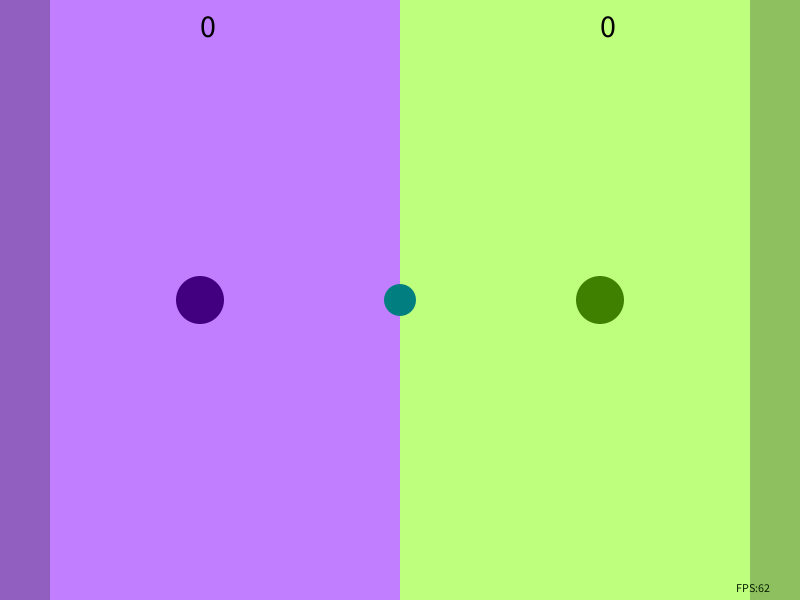
Frame 1 (no input)
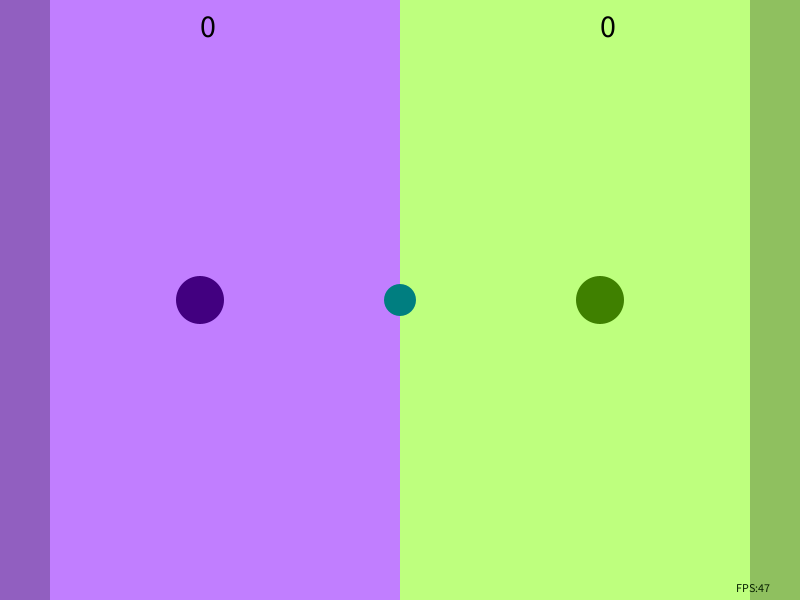
Frame 60 (the mouse pressed at the canvas centre just before this capture)
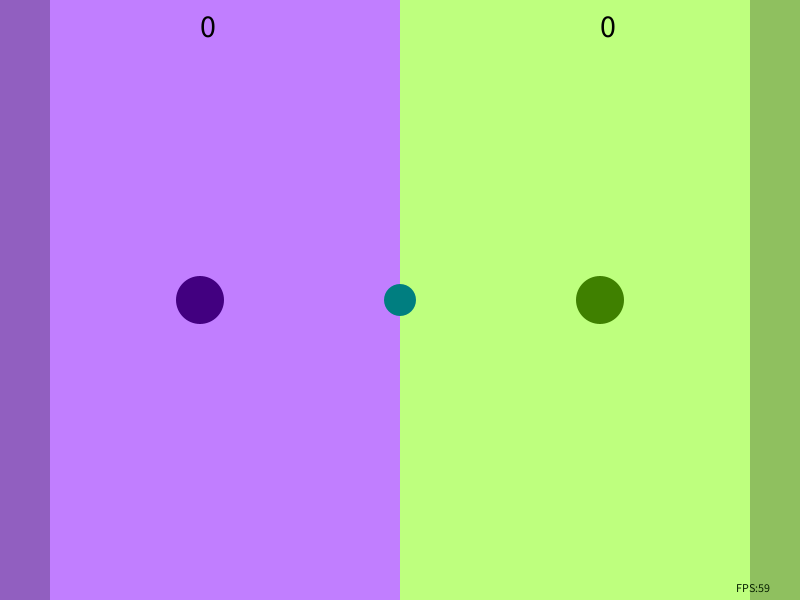
Frame 120 (the mouse held since frame 60 and released just before this capture)

The Processing sketch that drew these frames (run headless with seeded random() and noise(); from frame 60 on, the mouse is pressed at the canvas centre):

// Processing sketch: processing_133422
// ── processing_133422.pde

// Active key detection
// Allows smoother controls
boolean keyup = false;
boolean keyright = false;
boolean keyleft = false;
boolean keydown = false;

boolean keyw = false;
boolean keyd = false;
boolean keya = false;
boolean keys = false;

// Global game controllers
final float gVel     = .2;
final float gVelFric = .99;
final float gElas    = 1;

// Balls
Ball player1;
Ball player2;
Ball puck;

// Score
int score1, score2;

void setup() {
  size(800, 600);
  frameRate(60);
  colorMode(HSB);

  // Constructs balls
  player1 = new Ball(new PVector(width*3/4, height/2), 
  new PVector(width*3/4, height/2), 
  64, 24);
  player2 = new Ball(new PVector(width/4, height/2), 
  new PVector(width/4, height/2), 
  192, 24);
  puck = new Ball(new PVector(width/2, height/2), 
  new PVector(width/2, height/2), 
  128, 16);                   

  score1 = 0;
  score2 = 0;
}

void draw() {
  background(128);

  noStroke();
  fill(192, 128, 255);
  rect(0, 0, width/2, height);
  fill(64, 128, 255);
  rect(width/2, 0, width, height);


  fill(192, 128, 192);
  rect(0, 0, width/16, height);
  fill(64, 128, 192);
  rect(width*15/16, 0, width, height);
  
  if (puck.pos.x < width/16) {
    score2++;
    reset(-1);
  }
  if (puck.pos.x > width*15/16) {
    score1++;
    reset(1);
  }
  
  // Ticks and renders test balls
  player1.tick();
  player2.tick();
  puck.tick();

  player1.render();
  player2.render();
  puck.render();
  
  
  //skynet(player1, puck, player2, 1);
  //skynet(player2, puck, player1, -1);
  arrowKeys(player1);
  wasd(player2);
  
  // Passing test 1 and 2 to temp balls
  Ball tempb1 = new Ball(new PVector(player1.pos.x, player1.pos.y), 
  new PVector(player1.last.x, player1.last.y), 
  0, player1.radius);
  Ball tempb2 = new Ball(new PVector(player2.pos.x, player2.pos.y), 
  new PVector(player2.last.x, player2.last.y), 
  0, player2.radius);
  Ball temppuck = new Ball(new PVector(puck.pos.x, puck.pos.y), 
  new PVector(puck.last.x, puck.last.y), 
  0, puck.radius);

  // Colliding balls 1 and 2
  player1.collide(tempb2);
  player2.collide(tempb1);
  player1.collide(temppuck);
  player2.collide(temppuck);
  puck.collide(tempb2);
  puck.collide(tempb1);



  // Shows active framerate
  fill(75, 255, 32);
  textSize(12);
  text("FPS:" + floor(frameRate), width-64, height-8);

  fill(0);
  textSize(32);
  text(score1, width/4, height/16);
  text(score2, width*3/4, height/16);
}

// Input
void keyPressed() {
  gameKeyPressed();
}

void keyReleased() {
  gameKeyReleased();
}

void reset(int winner) {
  player1.reset(new PVector(width*3/4, height/2));
  player2.reset(new PVector(width/4, height/2));
  puck.reset(new PVector(width/2+winner*(width/8), random(height/4, height*3/4)));
}

void skynet(Ball tb, Ball tp, Ball opp,int side){
  PVector ratio = new PVector(0, 0);
  // -1 for left, 1 for right
  if(tp.pos.y != tb.pos.y) ratio.y += getSign(tp.pos.y-tb.pos.y);
  if(tp.pos.x != tb.pos.x) ratio.x += getSign(side*12+tp.pos.x-tb.pos.x);
  
  if(tp.pos.y != opp.pos.y) ratio.y += .02*getSign(tp.pos.y-opp.pos.y);
  
  if(ratio.x != 0) tb.pos.x += (gVel) * getSign(ratio.x) * sqrt(abs(ratio.x)) / (abs(ratio.x)+abs(ratio.y));
  if(ratio.y != 0) tb.pos.y += (gVel) * getSign(ratio.y) * sqrt(abs(ratio.y)) / (abs(ratio.x)+abs(ratio.y));
}

float getSign(float num) {return num/abs(num);}
// Smashball Balls
class Ball {
  // Initializing class variables
  PVector pos, last;
  private int hue, radius;

  // Constructor for the ball:
  // t is the starting position
  // tl is the delta position
  // th is hue
  // tr is radius
  Ball(PVector t, PVector tl, int th, int tr) {
    pos   = t;
    last  = tl;
    hue = th;
    radius = tr;
  }

  // Simulates ball actions (such as movement)
  void tick() {
    // Temp for setting last location
    PVector tempp = new PVector();
    tempp.set(pos.x, pos.y);

    // Verlet integration formulas for discrete physics simulations
    // v = ds/dt
    pos.set(pos.x + gVelFric*((pos.x - last.x)), 
            pos.y + gVelFric*(pos.y - last.y));
    last.set(tempp.x, tempp.y);

    // Checks screen bounds
    if (pos.x < 0)      bounceX(0);
    if (pos.x > width)  bounceX(width);
    if (pos.y < 0)      bounceY(0);
    if (pos.y > height) bounceY(height);
  }

  // Displays the ball
  void render() {
    noStroke();
    fill(hue, 255, 128);
    ellipse(pos.x, pos.y, radius*2, radius*2);
  }

  // Ball collisions with other balls
  void collide(Ball hit) {
    if (dist(hit.pos.x, hit.pos.y, pos.x, pos.y) < hit.radius+radius) {
      // Phi is the contact angle
      float phi = atan2(hit.pos.y - pos.y, hit.pos.x - pos.x);

      // v is the velocity of the corresponding ball
      // ang is the direction of movement for the ball
      float v1 = dist(pos.x, pos.y, last.x, last.y);
      float ang1 = atan2(pos.y - last.y, pos.x - last.x);
      float v2 = dist(hit.pos.x, hit.pos.y, hit.last.x, hit.last.y);
      float ang2 = atan2(hit.pos.y - hit.last.y, hit.pos.x - hit.last.x);

      // 2d elastic collision equation with movement
      last.x = pos.x-gElas*(v2*cos(ang2-phi)*cos(phi)+v1*sin(ang1-phi)*cos(phi+PI/2));
      last.y = pos.y-gElas*(v2*cos(ang2-phi)*sin(phi)+v1*sin(ang1-phi)*sin(phi+PI/2));

      tick();
    }
  }

  void bounceY(float bound) {
    last.y = bound + gElas * (pos.y - last.y);
    pos.y  = bound;
  }

  void bounceX(float bound) {
    last.x = bound + gElas * (pos.x - last.x);
    pos.x  = bound;
  }

  void reset(PVector t) {
    pos    = t;
    last.x = pos.x;
    last.y = pos.y;
  }
}

// Detects active keys
void gameKeyPressed() {
  // Null cancelling movement:
  // When 
  if (key == CODED) {
    if (keyCode == UP) {
      keyup = true;    
      keydown = false;
    }
    if (keyCode == LEFT) {
      keyleft = true;  
      keyright = false;
    }
    if (keyCode == RIGHT) {
      keyright = true; 
      keyleft = false;
    }
    if (keyCode == DOWN) {
      keydown = true;  
      keyup = false;
    }
  }

  if (key == 'w' || key == 'W') {
    keyw = true; 
    keys = false;
  }
  if (key == 'a' || key == 'A') {
    keya = true; 
    keyd = false;
  }
  if (key == 'd' || key == 'D') {
    keyd = true; 
    keya = false;
  }
  if (key == 's' || key == 'S') {
    keys = true; 
    keyw = false;
  }
  if (key == 'r' || key == 'R') reset(0);
}

// Detects when keys go inactive
void gameKeyReleased() {
  if (key == CODED) {
    if (keyCode == UP) keyup = false;
    if (keyCode == LEFT) keyleft = false;
    if (keyCode == RIGHT) keyright = false;
    if (keyCode == DOWN) keydown = false;
  }

  if (key == 'w' || key == 'W') keyw = false;
  if (key == 'a' || key == 'A') keya = false;
  if (key == 'd' || key == 'D') keyd = false;
  if (key == 's' || key == 'S') keys = false;
}

// A shit ton of nested conditionals

void arrowKeys(Ball tb) {
  // Controls balls with keys
  // Test ball 1
  if (keydown == true) 
    // Limits poseration when two directions are active
    if (keyleft == true || keyright == true) 
      tb.pos.y += gVel/sqrt(2);
    else 
      tb.pos.y += gVel;
  else if (keyup == true) { 
    if (keyleft == true || keyright == true) 
      tb.pos.y -= gVel/sqrt(2);
    else 
      tb.pos.y -= gVel;
  }

  if (keyright == true) 
    if (keyup == true || keydown == true) 
      tb.pos.x += gVel/sqrt(2);
    else 
      tb.pos.x += gVel;
  else if (keyleft == true) {
    if (keyup == true || keydown == true) 
      tb.pos.x -= gVel/sqrt(2);
    else 
      tb.pos.x -= gVel;
  }
}

void wasd(Ball tb) {
  // Test ball 2
  if (keys == true)
    if (keya == true || keyd == true) 
      tb.pos.y += gVel/sqrt(2);
    else  
      tb.pos.y += gVel;
  else if (keyw == true) {  
    if (keya == true || keyd == true) 
      tb.pos.y -= gVel/sqrt(2);
    else 
      tb.pos.y -= gVel;
  }

  if (keyd == true) 
    if (keyw == true || keys == true) 
      tb.pos.x += gVel/sqrt(2);
    else 
      tb.pos.x += gVel;
  else if (keya == true) {
    if (keyw == true || keys == true) 
      tb.pos.x -= gVel/sqrt(2);
    else 
      tb.pos.x -= gVel;
  }
}
